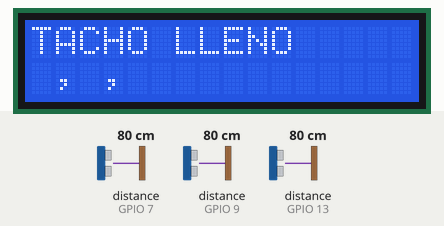
This sketch was run on a simulated ESP32-S3. On the bench: 16×2 character LCD. Wiring (inferred from the names in the program): 3 × ultrasonic range finder: trigger GPIO 6, echo GPIO 7 / trigger GPIO 8, echo GPIO 9 / trigger GPIO 10, echo GPIO 13. The test bench sets the inputs (shaded band); at power-on: distance to the obstacle (sensors on GPIO 7, GPIO 9, GPIO 13) 80 cm. The echo pulse lasts 58.3 µs per cm.

Above: at 1.2 s.
1.3 s: distance to the obstacle (sensor on GPIO 7) set to 2 cm
At 2.5 s:
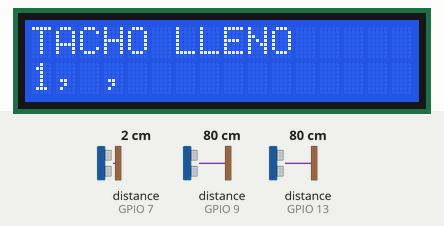
2.8 s: distance to the obstacle (sensor on GPIO 9) set to 2 cm
At 4.0 s:
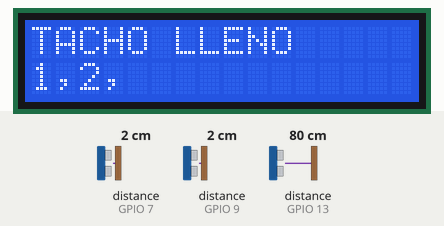
4.3 s: distance to the obstacle (sensor on GPIO 13) set to 2 cm
At 4.6 s:
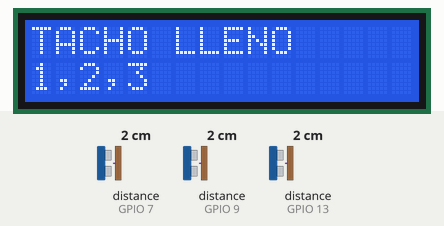
5.8 s: distance to the obstacle (sensor on GPIO 7) set to 18 cm
At 6.8 s:
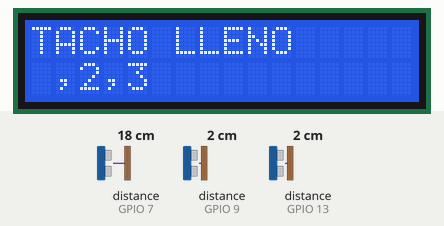
7.4 s: distance to the obstacle (sensor on GPIO 9) set to 18 cm
At 8.0 s:
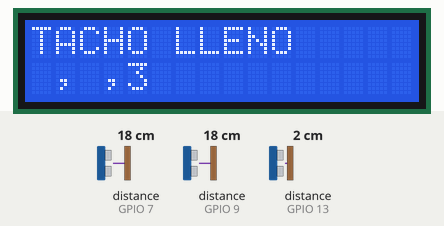
9.0 s: distance to the obstacle (sensor on GPIO 7) set to 4 cm
At 10.6 s:
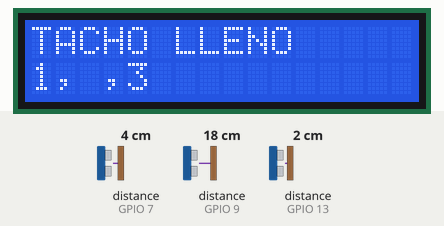
Timing chart, 0 to 11.6 s (numbered marks = the images above; inputs shaded):
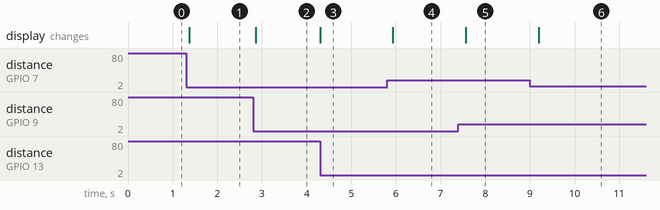

Measured:
- after the input at 1.3 s, the display: changes after 0.08 s (image 1)
- after the input at 2.8 s, the display: changes after 0.06 s (image 2)
- after the input at 4.3 s, the display: changes at once (image 3)
- after the input at 5.8 s, the display: changes after 0.13 s (image 4)
- after the input at 7.4 s, the display: changes after 0.16 s (image 5)
- after the input at 9.0 s, the display: changes after 0.20 s (image 6)

The sketch:

ultraylcd2.ino
```cpp
#include <LiquidCrystal.h>

// --- LCD: RS, E, D4, D5, D6, D7 ---
LiquidCrystal lcd(12, 11, 5, 4, 3, 2);

// --- Pines Ultrasonido 1 ---
const int TRIG1 = 6;
const int ECHO1 = 7;

// --- Pines Ultrasonido 2 ---
const int TRIG2 = 8;
const int ECHO2 = 9;

// --- Pines Ultrasonido 3 ---
const int TRIG3 = 10;
const int ECHO3 = 13;

// Umbral de detección en cm
const int UMBRAL = 10;

// --- Función para medir distancia ---
long medirDistancia(int trigPin, int echoPin) {
  digitalWrite(trigPin, LOW);
  delayMicroseconds(2);
  digitalWrite(trigPin, HIGH);
  delayMicroseconds(10);
  digitalWrite(trigPin, LOW);

  long duracion = pulseIn(echoPin, HIGH, 30000);
  long distancia = duracion * 0.034 / 2;
  return distancia;
}

void setup() {
  // Configurar pines ultrasonidos
  pinMode(TRIG1, OUTPUT); pinMode(ECHO1, INPUT);
  pinMode(TRIG2, OUTPUT); pinMode(ECHO2, INPUT);
  pinMode(TRIG3, OUTPUT); pinMode(ECHO3, INPUT);

  // Iniciar LCD 16 columnas, 2 filas
  lcd.begin(16, 2);

  // --- Fila 0: "TACHO LLENO" ---
  lcd.setCursor(0, 0);
  lcd.print("TACHO LLENO");

  // --- Fila 1: comas permanentes en columna 1 y 3 (índice 0) ---
  // Columna 2 del enunciado = índice 1
  // Columna 4 del enunciado = índice 3
  lcd.setCursor(1, 1);
  lcd.print(",");
  lcd.setCursor(3, 1);
  lcd.print(",");
}

void loop() {
  long d1 = medirDistancia(TRIG1, ECHO1);
  long d2 = medirDistancia(TRIG2, ECHO2);
  long d3 = medirDistancia(TRIG3, ECHO3);

  // --- Ultrasonido 1: columna 1 del enunciado = índice 0 ---
  lcd.setCursor(0, 1);
  if (d1 > 0 && d1 < UMBRAL) {
    lcd.print("1");
  } else {
    lcd.print(" ");
  }

  // Redibujar "," fija en índice 1 (columna 2)
  lcd.setCursor(1, 1);
  lcd.print(",");

  // --- Ultrasonido 2: columna 3 del enunciado = índice 2 ---
  lcd.setCursor(2, 1);
  if (d2 > 0 && d2 < UMBRAL) {
    lcd.print("2");
  } else {
    lcd.print(" ");
  }

  // Redibujar "," fija en índice 3 (columna 4)
  lcd.setCursor(3, 1);
  lcd.print(",");

  // --- Ultrasonido 3: columna 5 del enunciado = índice 4 ---
  lcd.setCursor(4, 1);
  if (d3 > 0 && d3 < UMBRAL) {
    lcd.print("3");
  } else {
    lcd.print(" ");
  }

  delay(200);
}
```
